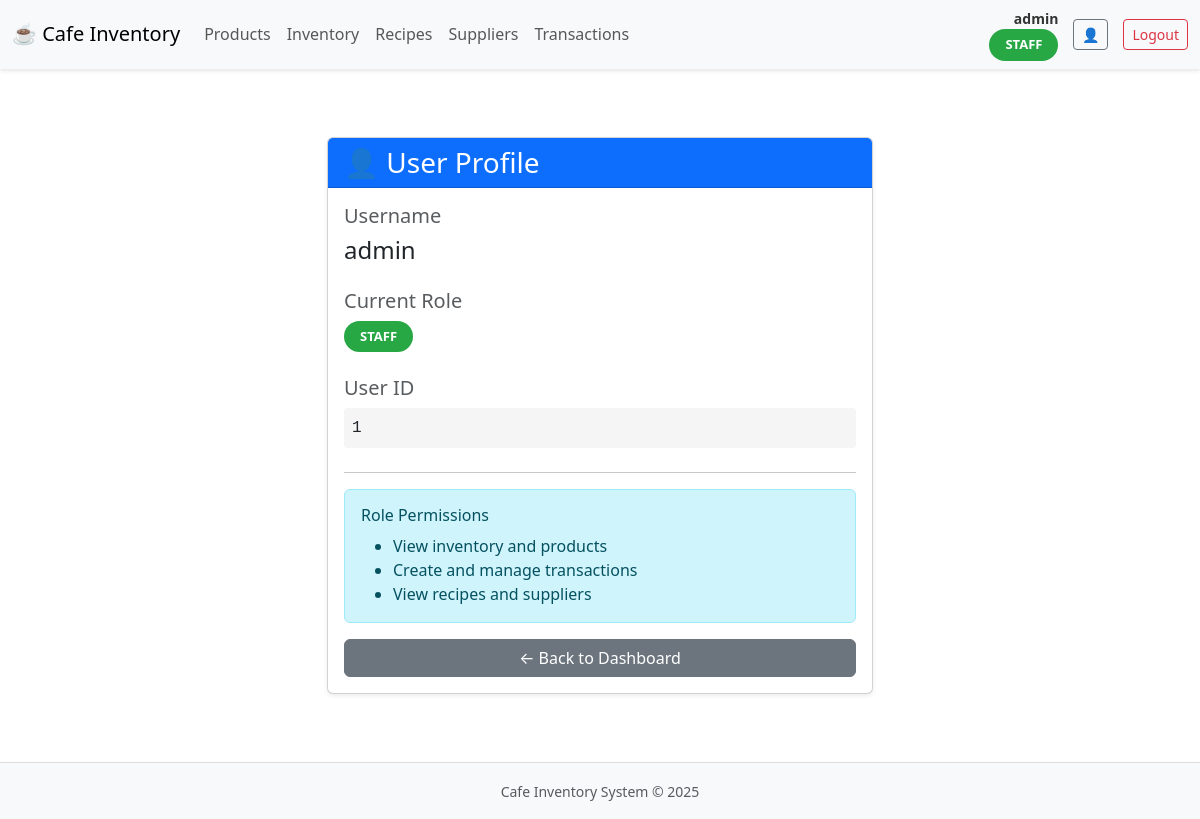
Screenshot of /profile (signed in) with the database file from the repository.
### tables this page shows
CREATE TABLE users (
    id INTEGER PRIMARY KEY AUTOINCREMENT,
    username TEXT UNIQUE NOT NULL,
    password TEXT NOT NULL,  
    role TEXT NOT NULL  
);

### app.py (the view)
@app.route('/profile')
@login_required
def profile():
    return render_template('profile.html')

### app.py (called while the page is built)
def get_db_connection():
    conn = sqlite3.connect('cafe_inventory - Copy.db')
    conn.row_factory = sqlite3.Row
    return conn

@login_manager.user_loader
def load_user(user_id):
    conn = get_db_connection()
    cursor = conn.cursor()
    cursor.execute('SELECT * FROM users WHERE id = ?', (user_id,))
    user_data = cursor.fetchone()
    conn.close()
    if user_data:
        return User(user_data['id'], user_data['username'], user_data['role'])
    return None

### templates/profile.html (shortened to what this page needs)
{% extends "base.html" %}
{% block content %}
<div class="container">
    <div class="row justify-content-center">
        <div class="col-md-6">
            <div class="card shadow-sm mt-5">
                <div class="card-header bg-primary text-white">
                    <h3 class="mb-0">👤 User Profile</h3>
                </div>
                <div class="card-body">
                    <div class="mb-4">
                        <h5 class="text-muted">Username</h5>
                        <p class="h4">{{ current_user.username }}</p>
                    </div>
                    <div class="mb-4">
                        <h5 class="text-muted">Current Role</h5>
                        <p>
                            <span class="role-badge {{ current_user.role.lower() }}">{{ current_user.role }}</span>
                        </p>
                    </div>
                    <div class="mb-4">
                        <h5 class="text-muted">User ID</h5>
                        <p class="text-monospace">{{ current_user.id }}</p>
                    </div>
                    <hr>
                    <div class="alert alert-info">
                        <h6 class="alert-heading">Role Permissions</h6>
                        {% if current_user.role == 'superadmin' %}
                            <ul class="mb-0">
                                <li>Full system access</li>
                                <li>Create and manage users</li>
                                <li>Manage all inventory, products, recipes, and suppliers</li>
                                <li>View all transactions</li>
                                <li>System administration</li>
                            </ul>
                        {% elif current_user.role == 'admin' %}
                            <ul class="mb-0">
                                <li>Manage inventory, products, recipes, and suppliers</li>
                                <li>View and create transactions</li>
                                <li>Generate reports</li>
                            </ul>
                        {% elif current_user.role == 'staff' %}
                            <ul class="mb-0">
                                <li>View inventory and products</li>
                                <li>Create and manage transactions</li>
                                <li>View recipes and suppliers</li>
                            </ul>
                        {% else %}
                            <ul class="mb-0">
                                <li>View inventory items</li>
                                <li>Basic read-only access</li>
                            </ul>
                        {% endif %}
                    </div>
                    <div class="d-grid gap-2">
                        <a href="/" class="btn btn-secondary">← Back to Dashboard</a>
                    </div>
                </div>
            </div>
        </div>
    </div>
</div>
{% endblock %}

### templates/base.html (shortened to what this page needs)
<!DOCTYPE html>
<html>
<head>
    <link href="https://cdn.jsdelivr.net/npm/bootstrap@5.3.0/dist/css/bootstrap.min.css" rel="stylesheet">
</head>
<body>
    <nav class="navbar navbar-expand-lg navbar-custom">
        <div class="container-fluid">
            <a class="navbar-brand" href="/">☕ Cafe Inventory</a>
            <div class="collapse navbar-collapse" id="navbarNav">
                <div class="navbar-nav">
                    <a class="nav-link" href="/products">Products</a>
                    <a class="nav-link" href="/inventory">Inventory</a>
                    <a class="nav-link" href="/recipes">Recipes</a>
                    <a class="nav-link" href="/suppliers">Suppliers</a>
                    <a class="nav-link" href="/transactions">Transactions</a>
                </div>
                <div class="user-profile-section">
                    {% if current_user.is_authenticated %}
                        <div class="user-info">
                            <div class="username">{{ current_user.username }}</div>
                            <span class="role-badge {{ current_user.role.lower() }}">{{ current_user.role }}</span>
                        </div>
                        <a href="/profile" class="btn btn-outline-secondary btn-sm" title="View Profile">👤</a>
                        <a href="/logout" class="btn btn-outline-danger btn-sm">Logout</a>
                    {% else %}
                        <a href="/login" class="btn btn-primary btn-sm">Login</a>
                    {% endif %}
                </div>
            </div>
        </div>
    </nav>
    <div class="main-content">
        {% block content %}{% endblock %}
    </div>
    <footer class="bg-light text-center py-3 mt-5" style="border-top: 1px solid #ddd;">
        <small class="text-muted">Cafe Inventory System © 2025</small>
    </footer>
</body>
</html>

### templates/base.html (style rules this page uses)
body { display: flex; flex-direction: column; min-height: 100vh; }
.navbar-custom { background-color: #f8f9fa; box-shadow: 0 2px 4px rgba(0,0,0,0.1); }
.user-profile-section { display: flex; align-items: center; gap: 15px; margin-left: auto; }
.user-info { text-align: right; font-size: 14px; }
.username { font-weight: bold; color: #333; }
.role-badge { display: inline-block; padding: 4px 12px; border-radius: 20px; font-size: 12px; font-weight: bold; text-transform: uppercase; }
.role-badge.staff { background-color: #28a745; color: white; }
.main-content { flex: 1; padding: 20px; }

### templates/profile.html (style rules this page uses)
.role-badge { display: inline-block; padding: 6px 16px; border-radius: 20px; font-size: 13px; font-weight: bold; text-transform: uppercase; }
.role-badge.staff { background-color: #28a745; color: white; }
.text-monospace { font-family: 'Courier New', monospace; background-color: #f5f5f5; padding: 8px; border-radius: 4px; }

### rows the page displays
users: username "admin", role "STAFF", id "1"
